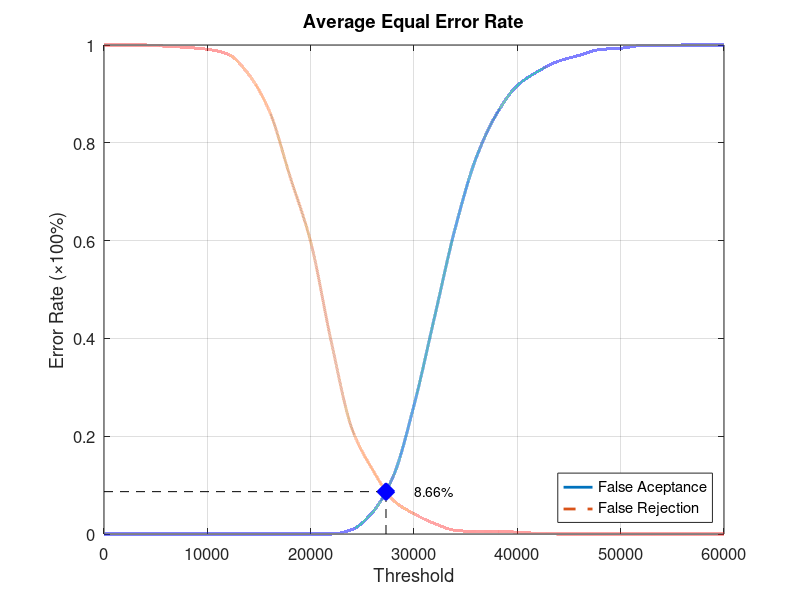
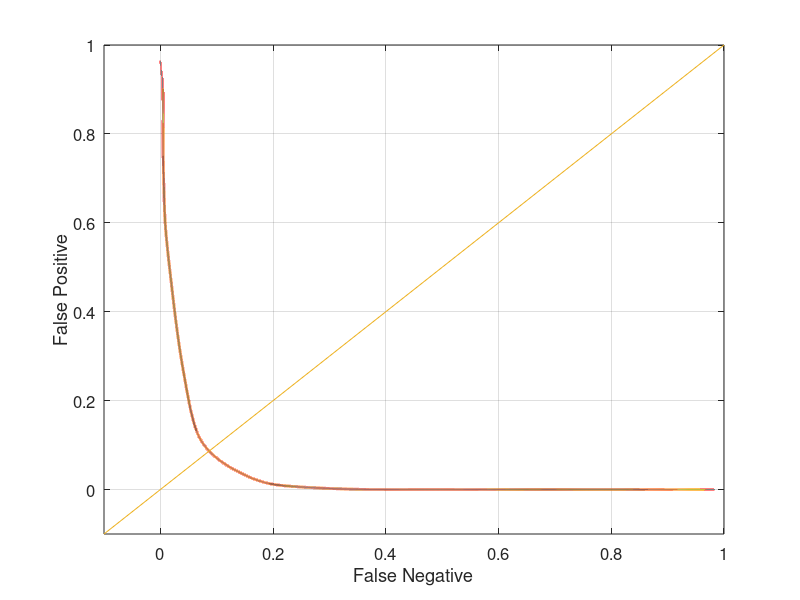

Reproduce these figures in MATLAB, in order.
function yEER = Experiment5Average
close all;
clear;
clc;
x = 0:2000:60000;
xq = 0:0.5:60000;

y0 = [0 0 0 0 0 0 0 0 0 0 0 0 0.00921053 0.0447368 0.118421 0.263158 0.444737 0.626316 0.768421 0.85921 0.917105 0.946053 0.967105 0.978947 0.990789 0.993421 0.998684 0.998684 1 1 1];
yy0 = interp1(x, y0, xq, 'pchip');
y1 = [1 1 1 0.9975 0.995 0.99125 0.98125 0.94 0.865 0.73125 0.5975 0.3925 0.215 0.13125 0.06875 0.04125 0.02125 0.0075 0.005 0.005 0.00375 0.00125 0 0 0 0 0 0 0 0 0];
yy1 = interp1(x, y1, xq, 'pchip');

% Calculating EER: 
y2 = abs(y0 - y1);
find(y2 == min(y2))
yy2 = abs(yy0 - yy1);
xEER = find(yy2 == min(yy2));
xEERIndex = xq(xEER) % X-axis EER
yEER = yy0(xEER) % Y-axis EER

main = figure
plot(xq, yy0,'-','LineWidth', 2);	hold on
plot(xq, yy1,'--','LineWidth', 2);	hold on
plot([xEERIndex xEERIndex], [0 yEER], 'k--');	hold on
plot([0 xEERIndex], [yEER yEER], 'k--');	hold on
plot(xEERIndex, yEER, 'bx', 'LineWidth', 10);	hold on
text(xEERIndex + 10 * xEERIndex / 100, yEER, [num2str(round((10000 * yEER)) / 100) '%'])
legend('False Aceptance', 'False Rejection', 'Location', 'SouthEast')
xlabel('Threshold')
ylabel('Error Rate (\times100%)')
title('Average Equal Error Rate')
set(gca, 'FontSize', 12)
axis([0 60000 0 1])
grid on

print(main, 'Experiment5AverageMain', '-dpng');
FNRxFPR = figure('Color', [1 1 1]);
plot(yy1, yy0, '-', yy1, yy0, 'LineWidth', 2);
hold on
y = -0.1:0.1:1
plot(y, y); 
set(gca, 'FontSize', 12)
xlabel('False Negative')
ylabel('False Positive')
axis([-0.1 1 -0.1 1])
set(gca, 'FontSize', 12)
grid on

print(FNRxFPR, 'Experiment5AverageFNRxFPR','-dpng');
end
